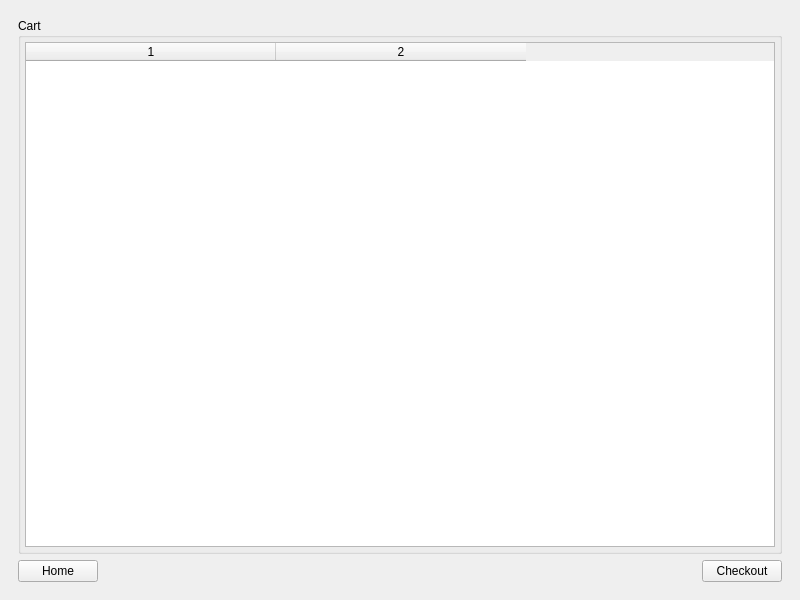
<?xml version="1.0" encoding="UTF-8"?>
<ui version="4.0">
 <class>MainWindow</class>
 <widget class="QMainWindow" name="MainWindow">
  <property name="geometry">
   <rect>
    <x>0</x>
    <y>0</y>
    <width>800</width>
    <height>600</height>
   </rect>
  </property>
  <property name="windowTitle">
   <string>MainWindow</string>
  </property>
  <widget class="QWidget" name="centralwidget">
   <layout class="QVBoxLayout" name="verticalLayout_5">
    <item>
     <widget class="QStackedWidget" name="stackedWidget">
      <property name="currentIndex">
       <number>4</number>
      </property>
      <widget class="QWidget" name="login">
       <layout class="QVBoxLayout" name="verticalLayout_2">
        <item>
         <spacer name="verticalSpacer_3">
          <property name="orientation">
           <enum>Qt::Vertical</enum>
          </property>
          <property name="sizeType">
           <enum>QSizePolicy::Expanding</enum>
          </property>
          <property name="sizeHint" stdset="0">
           <size>
            <width>20</width>
            <height>100</height>
           </size>
          </property>
         </spacer>
        </item>
        <item>
         <widget class="QLabel" name="label">
          <property name="font">
           <font>
            <family>Yu Gothic UI Semilight</family>
            <pointsize>32</pointsize>
            <weight>75</weight>
            <bold>true</bold>
            <strikeout>false</strikeout>
           </font>
          </property>
          <property name="text">
           <string>LOGIN</string>
          </property>
          <property name="alignment">
           <set>Qt::AlignCenter</set>
          </property>
          <property name="openExternalLinks">
           <bool>false</bool>
          </property>
         </widget>
        </item>
        <item>
         <spacer name="verticalSpacer_2">
          <property name="orientation">
           <enum>Qt::Vertical</enum>
          </property>
          <property name="sizeType">
           <enum>QSizePolicy::Maximum</enum>
          </property>
          <property name="sizeHint" stdset="0">
           <size>
            <width>20</width>
            <height>50</height>
           </size>
          </property>
         </spacer>
        </item>
        <item>
         <layout class="QGridLayout" name="gridLayout">
          <item row="0" column="3">
           <spacer name="horizontalSpacer_2">
            <property name="orientation">
             <enum>Qt::Horizontal</enum>
            </property>
            <property name="sizeHint" stdset="0">
             <size>
              <width>40</width>
              <height>20</height>
             </size>
            </property>
           </spacer>
          </item>
          <item row="0" column="0">
           <spacer name="horizontalSpacer">
            <property name="orientation">
             <enum>Qt::Horizontal</enum>
            </property>
            <property name="sizeHint" stdset="0">
             <size>
              <width>40</width>
              <height>20</height>
             </size>
            </property>
           </spacer>
          </item>
          <item row="1" column="1">
           <widget class="QLabel" name="label_5">
            <property name="text">
             <string>password</string>
            </property>
            <property name="margin">
             <number>10</number>
            </property>
           </widget>
          </item>
          <item row="0" column="1">
           <widget class="QLabel" name="label_2">
            <property name="text">
             <string>username</string>
            </property>
            <property name="margin">
             <number>10</number>
            </property>
           </widget>
          </item>
          <item row="0" column="2">
           <widget class="QLineEdit" name="input_username"/>
          </item>
          <item row="1" column="2">
           <widget class="QLineEdit" name="input_password">
            <property name="echoMode">
             <enum>QLineEdit::Password</enum>
            </property>
           </widget>
          </item>
          <item row="2" column="1" colspan="2">
           <widget class="QPushButton" name="btn_login">
            <property name="sizePolicy">
             <sizepolicy hsizetype="Minimum" vsizetype="Fixed">
              <horstretch>0</horstretch>
              <verstretch>0</verstretch>
             </sizepolicy>
            </property>
            <property name="text">
             <string>Login</string>
            </property>
           </widget>
          </item>
          <item row="3" column="1" colspan="2">
           <widget class="QPushButton" name="btn_signup">
            <property name="text">
             <string>Signup</string>
            </property>
           </widget>
          </item>
         </layout>
        </item>
        <item>
         <spacer name="verticalSpacer">
          <property name="orientation">
           <enum>Qt::Vertical</enum>
          </property>
          <property name="sizeType">
           <enum>QSizePolicy::Expanding</enum>
          </property>
          <property name="sizeHint" stdset="0">
           <size>
            <width>20</width>
            <height>40</height>
           </size>
          </property>
         </spacer>
        </item>
       </layout>
      </widget>
      <widget class="QWidget" name="admin"/>
      <widget class="QWidget" name="signup">
       <layout class="QVBoxLayout" name="verticalLayout_4">
        <item>
         <spacer name="verticalSpacer_5">
          <property name="orientation">
           <enum>Qt::Vertical</enum>
          </property>
          <property name="sizeHint" stdset="0">
           <size>
            <width>20</width>
            <height>40</height>
           </size>
          </property>
         </spacer>
        </item>
        <item>
         <widget class="QLabel" name="label_7">
          <property name="font">
           <font>
            <family>Yu Gothic UI Semilight</family>
            <pointsize>32</pointsize>
            <weight>75</weight>
            <bold>true</bold>
           </font>
          </property>
          <property name="text">
           <string>SIGNUP</string>
          </property>
          <property name="alignment">
           <set>Qt::AlignCenter</set>
          </property>
         </widget>
        </item>
        <item>
         <spacer name="verticalSpacer_6">
          <property name="orientation">
           <enum>Qt::Vertical</enum>
          </property>
          <property name="sizeType">
           <enum>QSizePolicy::Maximum</enum>
          </property>
          <property name="sizeHint" stdset="0">
           <size>
            <width>20</width>
            <height>50</height>
           </size>
          </property>
         </spacer>
        </item>
        <item>
         <layout class="QGridLayout" name="gridLayout_2">
          <item row="2" column="2">
           <widget class="QLineEdit" name="input_signup_password">
            <property name="echoMode">
             <enum>QLineEdit::Password</enum>
            </property>
           </widget>
          </item>
          <item row="0" column="2">
           <widget class="QLineEdit" name="input_signup_username"/>
          </item>
          <item row="4" column="2">
           <widget class="QLineEdit" name="input_signup_address"/>
          </item>
          <item row="2" column="1">
           <widget class="QLabel" name="label_10">
            <property name="text">
             <string>Password</string>
            </property>
            <property name="margin">
             <number>10</number>
            </property>
           </widget>
          </item>
          <item row="1" column="2">
           <widget class="QLineEdit" name="input_signup_email"/>
          </item>
          <item row="5" column="1" colspan="2">
           <widget class="QPushButton" name="btn_confirm_signup">
            <property name="text">
             <string>Signup</string>
            </property>
           </widget>
          </item>
          <item row="3" column="1">
           <widget class="QLabel" name="label_11">
            <property name="text">
             <string>Password</string>
            </property>
            <property name="margin">
             <number>10</number>
            </property>
           </widget>
          </item>
          <item row="4" column="1">
           <widget class="QLabel" name="label_12">
            <property name="text">
             <string>Address</string>
            </property>
            <property name="margin">
             <number>10</number>
            </property>
           </widget>
          </item>
          <item row="0" column="1">
           <widget class="QLabel" name="label_9">
            <property name="text">
             <string>Username</string>
            </property>
            <property name="margin">
             <number>10</number>
            </property>
           </widget>
          </item>
          <item row="1" column="1">
           <widget class="QLabel" name="label_8">
            <property name="text">
             <string>Email</string>
            </property>
            <property name="margin">
             <number>10</number>
            </property>
           </widget>
          </item>
          <item row="3" column="2">
           <widget class="QLineEdit" name="input_signup_password_cpy">
            <property name="echoMode">
             <enum>QLineEdit::Password</enum>
            </property>
           </widget>
          </item>
          <item row="0" column="0">
           <spacer name="horizontalSpacer_3">
            <property name="orientation">
             <enum>Qt::Horizontal</enum>
            </property>
            <property name="sizeHint" stdset="0">
             <size>
              <width>40</width>
              <height>20</height>
             </size>
            </property>
           </spacer>
          </item>
          <item row="0" column="3">
           <spacer name="horizontalSpacer_4">
            <property name="orientation">
             <enum>Qt::Horizontal</enum>
            </property>
            <property name="sizeHint" stdset="0">
             <size>
              <width>40</width>
              <height>20</height>
             </size>
            </property>
           </spacer>
          </item>
         </layout>
        </item>
        <item>
         <spacer name="verticalSpacer_4">
          <property name="orientation">
           <enum>Qt::Vertical</enum>
          </property>
          <property name="sizeHint" stdset="0">
           <size>
            <width>20</width>
            <height>40</height>
           </size>
          </property>
         </spacer>
        </item>
       </layout>
      </widget>
      <widget class="QWidget" name="home">
       <layout class="QVBoxLayout" name="verticalLayout_3">
        <item>
         <widget class="QGroupBox" name="recipe_item">
          <property name="title">
           <string>Recipe</string>
          </property>
          <layout class="QGridLayout" name="gridLayout_6">
           <item row="0" column="0">
            <widget class="QWidget" name="recipe_container" native="true">
             <layout class="QGridLayout" name="gridLayout_8">
              <item row="0" column="1" rowspan="2">
               <widget class="QLabel" name="recipe_image">
                <property name="text">
                 <string>image</string>
                </property>
                <property name="alignment">
                 <set>Qt::AlignCenter</set>
                </property>
               </widget>
              </item>
              <item row="1" column="0">
               <widget class="QLabel" name="description_label">
                <property name="sizePolicy">
                 <sizepolicy hsizetype="Preferred" vsizetype="Expanding">
                  <horstretch>0</horstretch>
                  <verstretch>0</verstretch>
                 </sizepolicy>
                </property>
                <property name="text">
                 <string>Description</string>
                </property>
                <property name="textFormat">
                 <enum>Qt::PlainText</enum>
                </property>
                <property name="alignment">
                 <set>Qt::AlignLeading|Qt::AlignLeft|Qt::AlignTop</set>
                </property>
                <property name="wordWrap">
                 <bool>true</bool>
                </property>
               </widget>
              </item>
              <item row="0" column="0">
               <widget class="QLabel" name="recipe_title_label">
                <property name="sizePolicy">
                 <sizepolicy hsizetype="Preferred" vsizetype="Expanding">
                  <horstretch>0</horstretch>
                  <verstretch>0</verstretch>
                 </sizepolicy>
                </property>
                <property name="font">
                 <font>
                  <family>Yu Gothic UI Semilight</family>
                  <pointsize>32</pointsize>
                 </font>
                </property>
                <property name="text">
                 <string>Title</string>
                </property>
               </widget>
              </item>
             </layout>
            </widget>
           </item>
           <item row="1" column="0">
            <layout class="QGridLayout" name="gridLayout_9">
             <item row="0" column="0">
              <widget class="QLabel" name="price_label">
               <property name="text">
                <string>$</string>
               </property>
              </widget>
             </item>
             <item row="0" column="2">
              <widget class="QPushButton" name="add_to_cart_btn">
               <property name="font">
                <font>
                 <pointsize>8</pointsize>
                </font>
               </property>
               <property name="text">
                <string>Add to Cart</string>
               </property>
              </widget>
             </item>
             <item row="0" column="1">
              <spacer name="horizontalSpacer_6">
               <property name="orientation">
                <enum>Qt::Horizontal</enum>
               </property>
               <property name="sizeHint" stdset="0">
                <size>
                 <width>40</width>
                 <height>20</height>
                </size>
               </property>
              </spacer>
             </item>
            </layout>
           </item>
          </layout>
         </widget>
        </item>
        <item>
         <spacer name="verticalSpacer_7">
          <property name="orientation">
           <enum>Qt::Vertical</enum>
          </property>
          <property name="sizeType">
           <enum>QSizePolicy::Maximum</enum>
          </property>
          <property name="sizeHint" stdset="0">
           <size>
            <width>20</width>
            <height>20</height>
           </size>
          </property>
         </spacer>
        </item>
        <item>
         <layout class="QGridLayout" name="gridLayout_7">
          <item row="0" column="1">
           <spacer name="horizontalSpacer_5">
            <property name="orientation">
             <enum>Qt::Horizontal</enum>
            </property>
            <property name="sizeHint" stdset="0">
             <size>
              <width>40</width>
              <height>20</height>
             </size>
            </property>
           </spacer>
          </item>
          <item row="0" column="2">
           <widget class="QPushButton" name="next_recipe_btn">
            <property name="text">
             <string>Next</string>
            </property>
           </widget>
          </item>
          <item row="0" column="0">
           <widget class="QPushButton" name="prev_recipe_btn">
            <property name="text">
             <string>Previous</string>
            </property>
           </widget>
          </item>
          <item row="1" column="2">
           <widget class="QPushButton" name="shoppingcart_btn">
            <property name="text">
             <string>Shopping Cart</string>
            </property>
           </widget>
          </item>
         </layout>
        </item>
       </layout>
      </widget>
      <widget class="QWidget" name="checkout">
       <layout class="QVBoxLayout" name="verticalLayout_6">
        <item>
         <widget class="QGroupBox" name="checkout_item">
          <property name="title">
           <string>Cart</string>
          </property>
          <layout class="QVBoxLayout" name="verticalLayout">
           <property name="leftMargin">
            <number>4</number>
           </property>
           <property name="topMargin">
            <number>4</number>
           </property>
           <property name="rightMargin">
            <number>4</number>
           </property>
           <property name="bottomMargin">
            <number>4</number>
           </property>
           <item>
            <widget class="QTableWidget" name="cart_table">
             <property name="sizePolicy">
              <sizepolicy hsizetype="Expanding" vsizetype="Expanding">
               <horstretch>0</horstretch>
               <verstretch>0</verstretch>
              </sizepolicy>
             </property>
             <property name="horizontalScrollBarPolicy">
              <enum>Qt::ScrollBarAsNeeded</enum>
             </property>
             <property name="sizeAdjustPolicy">
              <enum>QAbstractScrollArea::AdjustToContents</enum>
             </property>
             <property name="editTriggers">
              <set>QAbstractItemView::AnyKeyPressed</set>
             </property>
             <property name="showGrid">
              <bool>false</bool>
             </property>
             <property name="gridStyle">
              <enum>Qt::DotLine</enum>
             </property>
             <property name="sortingEnabled">
              <bool>false</bool>
             </property>
             <property name="rowCount">
              <number>0</number>
             </property>
             <property name="columnCount">
              <number>2</number>
             </property>
             <attribute name="horizontalHeaderCascadingSectionResizes">
              <bool>false</bool>
             </attribute>
             <attribute name="horizontalHeaderDefaultSectionSize">
              <number>250</number>
             </attribute>
             <attribute name="horizontalHeaderStretchLastSection">
              <bool>false</bool>
             </attribute>
             <attribute name="verticalHeaderStretchLastSection">
              <bool>false</bool>
             </attribute>
             <column/>
             <column/>
            </widget>
           </item>
          </layout>
         </widget>
        </item>
        <item>
         <layout class="QGridLayout" name="gridLayout_4">
          <item row="0" column="1">
           <spacer name="horizontalSpacer_7">
            <property name="orientation">
             <enum>Qt::Horizontal</enum>
            </property>
            <property name="sizeHint" stdset="0">
             <size>
              <width>40</width>
              <height>20</height>
             </size>
            </property>
           </spacer>
          </item>
          <item row="0" column="0">
           <widget class="QPushButton" name="cart_to_home_btn">
            <property name="text">
             <string>Home</string>
            </property>
           </widget>
          </item>
          <item row="0" column="2">
           <widget class="QPushButton" name="checkout_btn">
            <property name="text">
             <string>Checkout</string>
            </property>
           </widget>
          </item>
         </layout>
        </item>
       </layout>
      </widget>
     </widget>
    </item>
   </layout>
  </widget>
 </widget>
 <resources/>
 <connections/>
</ui>
